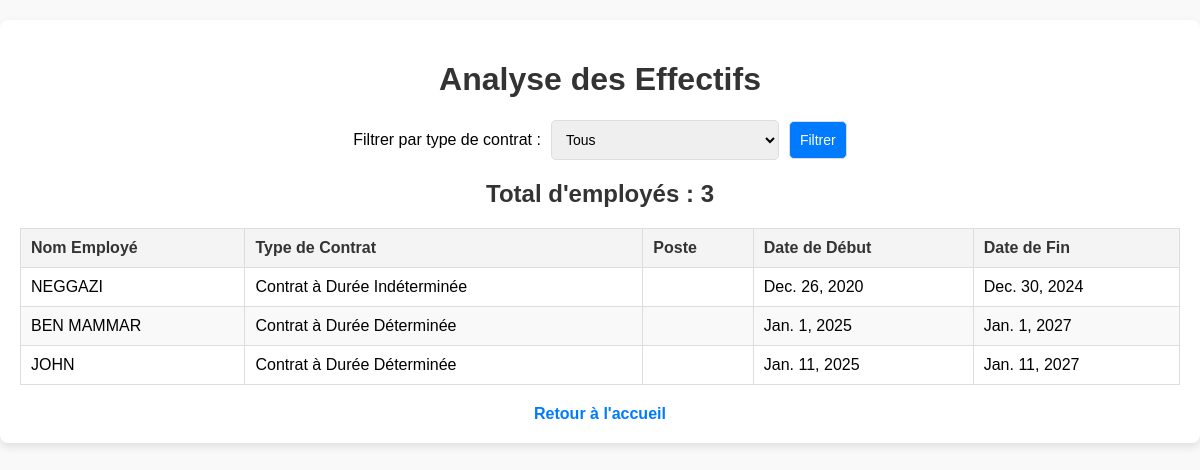
/analyse_effectifs/, run on an earlier commit of the app's database.
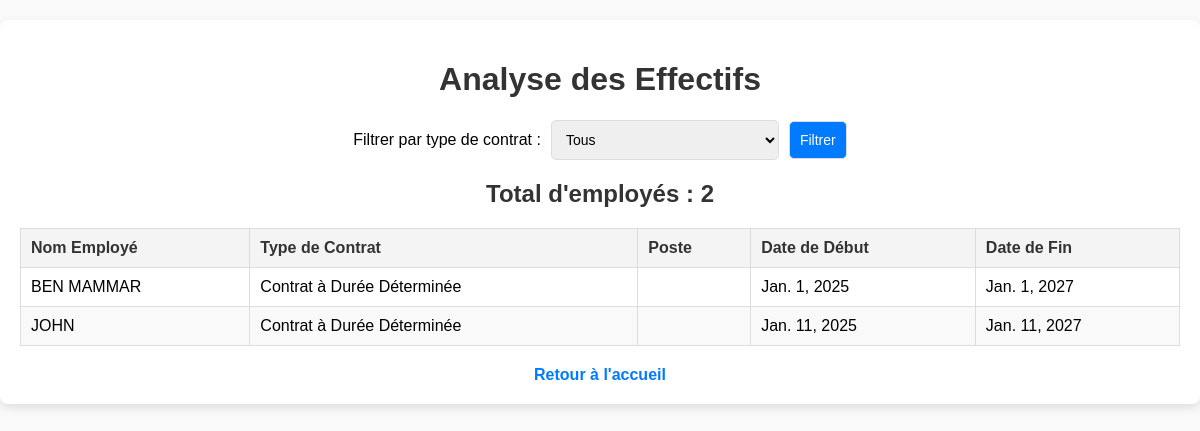
And on a later commit of the database.
### app1/models.py (models this page shows, shortened)
class Contrat(models.Model):
    employe = models.ForeignKey('Employe', on_delete=models.CASCADE)  # 'Employe' doit être défini dans le projet.
    type_contrat = models.CharField(max_length=50)  # Exemple : "CDI", "CDD", "Stage"
    date_debut = models.DateField()
    date_fin = models.DateField(null=True, blank=True)
    periode_essai = models.BooleanField(default=False)
    renouvellement = models.BooleanField(default=False)
    salaire_mensuel = models.DecimalField(max_digits=10, decimal_places=2, null=True, blank=True)
    salaire_quotidien = models.DecimalField(max_digits=10, decimal_places=2, null=True, blank=True)
    archived = models.BooleanField(default=False)
    TYPE_CHOICES = [
    ('CDI', 'Contrat à Durée Indéterminée'),
    ('CDD', 'Contrat à Durée Déterminée'),
    ('Stage', 'Stage'),
    ('Autre', 'Autre'),
]
    type_contrat = models.CharField(max_length=50, choices=TYPE_CHOICES)

class Employe(models.Model):
    HOMME = 'H'
    FEMME = 'F'
    SEXE_CHOICES = [
        (HOMME, 'Homme'),
        (FEMME, 'Femme'),
    ]
    nom = models.CharField(max_length=100, verbose_name="Nom")
    prenom = models.CharField(max_length=100, verbose_name="Prénom")
    date_naissance = models.DateField(verbose_name="Date de naissance")
    date_embauche = models.DateField(verbose_name="Date d'embauche")
    adresse = models.TextField(verbose_name="Adresse")
    service = models.ForeignKey(
        'Service',
        on_delete=models.SET_NULL,
        null=True,
        blank=True,
        verbose_name="Service"
    )
    competences = models.TextField(verbose_name="Compétences", blank=True)
    historique_professionnel = models.TextField(verbose_name="Historique professionnel", blank=True)
    sexe = models.CharField(
        max_length=1,
        choices=SEXE_CHOICES,
        verbose_name="Sexe",
        default=HOMME,  # Par défaut, l'employé est masculin
    )
    class Meta:
        verbose_name = "Employé"
        verbose_name_plural = "Employés"
        ordering = ['nom', 'prenom']  # Tri par nom puis prénom

### app1/views/analyse_views.py (the view)
# urls.py: path('analyse_effectifs/', analyse_views.analyse_effectifs, name='analyse_effectifs'),
def analyse_effectifs(request):
    contrat_filtre = request.GET.get('type_contrat', '')
    if contrat_filtre:
        contrats = Contrat.objects.filter(type_contrat=contrat_filtre)
    else:
        contrats = Contrat.objects.all()
    total_employes = contrats.values('employe').distinct().count()
    types_contrat = Contrat._meta.get_field('type_contrat').choices
    context = {
        'contrats': contrats,
        'total_employes': total_employes,
        'contrat_filtre': contrat_filtre,
        'types_contrat': types_contrat,
    }
    return render(request, 'analyse_templates/analyse_effectifs.html', context)

### app1/templates/analyse_templates/analyse_effectifs.html (shortened to what this page needs)
<!DOCTYPE html>
<html lang="fr">
<head>
</head>
<body>
    <div class="container">
        <h1>Analyse des Effectifs</h1>
        <form method="get">
            <label for="type_contrat">Filtrer par type de contrat :</label>
            <select name="type_contrat" id="type_contrat">
                <option value="">Tous</option>
            </select>
            <button type="submit">Filtrer</button>
        </form>
        <h2>Total d'employés : {{ total_employes }}</h2>
        {% if contrats %}
        <table>
            <thead>
                <tr>
                    <th>Nom Employé</th>
                    <th>Type de Contrat</th>
                    <th>Poste</th>
                    <th>Date de Début</th>
                    <th>Date de Fin</th>
                </tr>
            </thead>
            <tbody>
                {% for contrat in contrats %}
                    <tr>
                        <td>{{ contrat.employe.nom }}</td>
                        <td>{{ contrat.get_type_contrat_display }}</td>
                        <td>{{ contrat.poste }}</td>
                        <td>{{ contrat.date_debut }}</td>
                        <td>{{ contrat.date_fin|default:"N/A" }}</td>
                    </tr>
                {% endfor %}
            </tbody>
        </table>
        {% else %}
        <p class="no-data">Aucun contrat trouvé pour ce type de contrat.</p>
        {% endif %}
        <div class="back-home">
            <a href="{% url 'gestion_analyse' %}">Retour à l'accueil</a>
          </div>
    </div>
</body>
</html>

What changed in the data, as far as the page shows it:
removed Contrat: employe.nom "NEGGAZI", type_contrat "Contrat à Durée Indéterminée", date_debut "Dec. 26, 2020", date_fin "Dec. 30, 2024"
Also different on the page:
{{ total_employes }}: "3" → "2"
